Frame 1 (no input): blank canvas, image omitted
Frame 60 (no input): blank canvas, image omitted
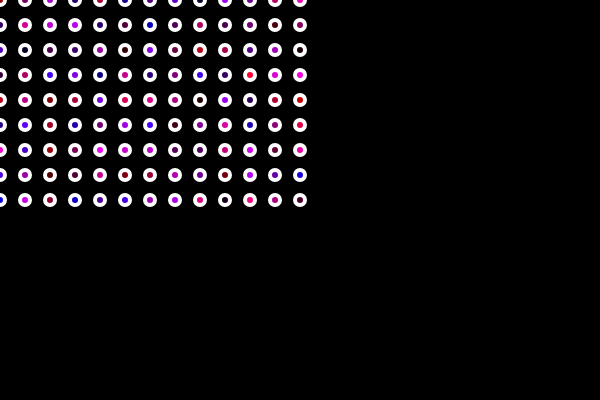
Frame 120 (the mouse pressed at the canvas centre since frame 60)

The p5.js sketch whose frames 1 and 60 were blank and that drew this single picture after the mouse press (run headless with seeded random() and noise() and a simulated clock; from frame 60 on, the mouse is pressed at the canvas centre):

// p5.js sketch
// ── sketch.js
function setup() {
  createCanvas(600,400);
}

function draw() {
  background(0);
  strokeWeight(4);
  stroke(255);
  
  for(var x = 0; x <= mouseX; x+= 25){
    for (var y = 0; y <= mouseY; y += 25){
      fill(random(255),0,random(255));
      ellipse(x,y,10,10)
    }
  }
  

  
}
